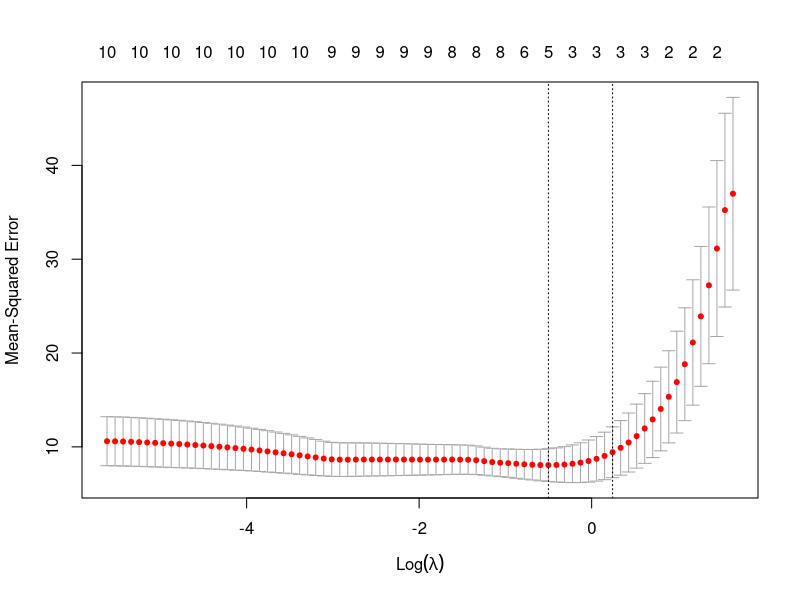

R code for this plot:
## ---- chunk 1
knitr::opts_chunk$set(echo = FALSE)

library(glmnet)
## ---- chunk 2
x <- model.matrix(mpg ~ ., mtcars)[, -1]
y <- mtcars$mpg

model <- cv.glmnet(x, y, alpha = 1)
plot(model)
## ---- chunk 3
best_lambda <- model$lambda.min

grid <- 10^seq(10, -2, length = 100)

out <- glmnet(x, y, alpha = 1, lambda = grid)

coefficients <- predict(out, type = "coefficients", s = best_lambda)
coefficients
## ---- chunk 4
cor(mtcars[, -1])
